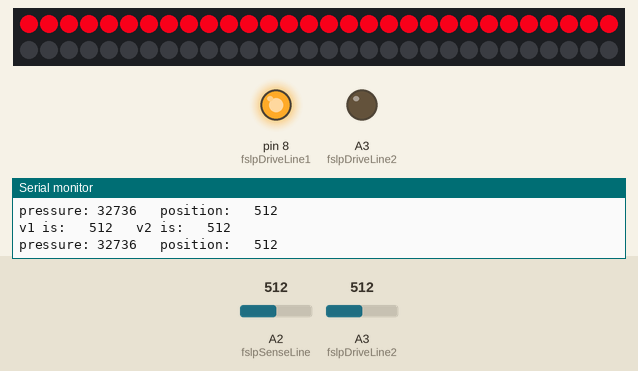
Bench run of a sketch on a simulated Arduino Uno, built with avr-gcc and run on an emulated ATmega328P. Shown: 60 RGB LEDs in strip order, left to right, continuing on the next row, output pins drawn as LEDs (lit = HIGH), the last lines printed to the serial monitor. The test bench sets the inputs (shaded band); at power-on: A2 (fslpSenseLine) = 512, A3 (fslpDriveLine2) = 512. Dim RGB values are drawn brighter than linear.

Above: at 1.4 s.
1.5 s: A2 (fslpSenseLine) set to 716
At 2.5 s:
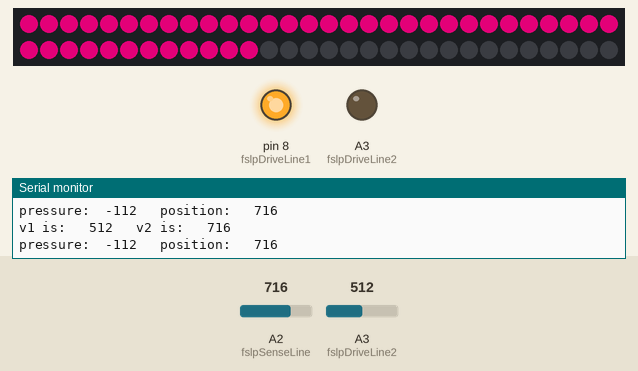
3.3 s: A3 (fslpDriveLine2) set to 900
At 4.4 s:
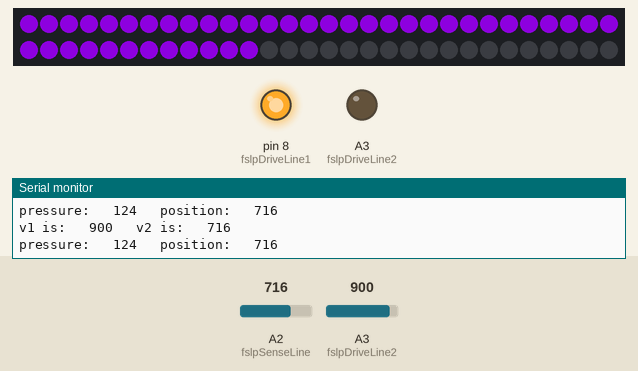
4.9 s: A3 (fslpDriveLine2) set to 1023
6.6 s: A2 (fslpSenseLine) set to 1023
At 7.1 s:
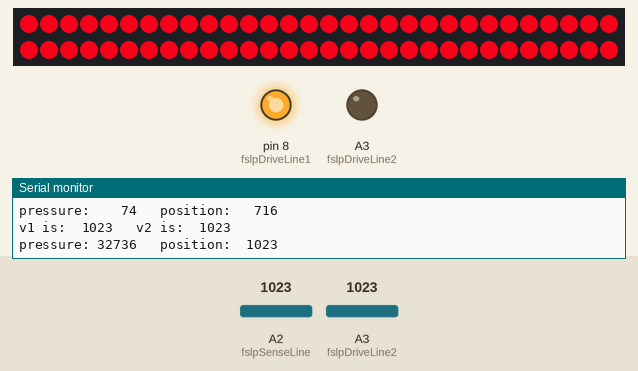
8.2 s: A2 (fslpSenseLine) set to 0
At 9.1 s:
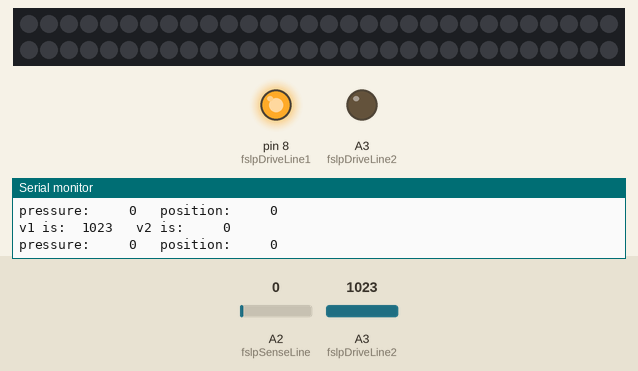
9.8 s: A2 (fslpSenseLine) set to 122
Timing chart, 0 to 12.4 s (numbered marks = the images above; inputs shaded):
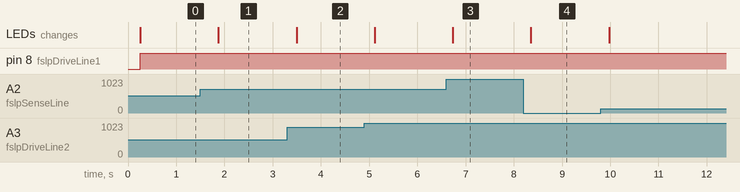

Measured:
- after the input at 1.5 s, the LEDs: change after 0.38 s (image 1)
- after the input at 3.3 s, the LEDs: change after 0.19 s (image 2)
- after the input at 6.6 s, the LEDs: change after 0.13 s (image 3)
- after the input at 8.2 s, the LEDs: change after 0.15 s (image 4)

The sketch:

fslp_LED_test.ino
```cpp
/* FslpLedStripDemo: Example Arduino sketch that shows
 * how to use an Interlink force-sensing linear potentiometer
 * (FSLP) to control an Addressable RGB LED strip from Pololu.
 *
 * This code requires the PololuLedStrip library, which is
 * available from:
 *
 *   https://github.com/pololu/pololu-led-strip-arduino
 *
 * To use this code, you will need to plug an Addressable RGB LED
 * strip from Pololu into pin 12.
 *
 * You will need an additional resistor and four connections from
 * the FSLP to the Arduino.  The FSLP's integration guide from
 * Interlink can be used to make the correct connections as
 * follows:
 *
 * - Sense line (SL) to pin A2
 * - Drive line 1 (D1) to pin 8
 * - Drive line 1 (D2) to pin A3
 * - the connection made at the bottom of resistor R0 to pin 9
 *
 * After uploading the sketch, the Arduino will control the LED
 * strip using position and pressure readings from the FSLP.  The
 * position reading will determine the number of LEDs that light
 * up, while the pressure reading will determine the color of the
 * LEDs.
 *
 * This sketch also reports the force and pressure readings over
 * serial so you can read them on your computer using a terminal
 * program such as the Serial Monitor in the Arduino IDE.
 *
 * Without connecting an LED strip, this sketch can still be used
 * to take readings from the FSLP and see them on your computer.
 */

#include <PololuLedStrip.h>
PololuLedStrip<12> ledStrip;
#define LED_COUNT 60
rgb_color colors[LED_COUNT];

// To measure position, the sense line must be connected to a
// pin capable of reading analog voltages.  For pressure,
// the sense line and drive line 2 must be connected to pins
// capable of reading analog voltages.  See the FSLP guide for
// more information.
const int fslpSenseLine = A2;
const int fslpDriveLine1 = 8;
const int fslpDriveLine2 = A3;
const int fslpBotR0 = 9;

void setup()
{
  Serial.begin(9600);
  delay(250);
}

void loop()
{
  int pressure, position;

  pressure = fslpGetPressure();

  if (pressure == 0)
  {
    // There is no detectable pressure, so measuring
    // the position does not make sense.
    position = 0;
  }
  else
  {
    position = fslpGetPosition();  // Raw reading, from 0 to 1023.
  }

  char report[80];
  sprintf(report, "pressure: %5d   position: %5d\n",
    pressure, position);
  Serial.println(report);

  // Scale the position reading to be from 0 to the
  // number of LEDs.
  int adjustedPosition = (int32_t)position * LED_COUNT / 1000;

  // Scale the pressure reading to be from 0 to 255.
  int adjustedPressure = pressure * 8 / 10;
  if (adjustedPressure > 255)
  {
    adjustedPressure = 255;
  }

  for(int i = 0; i < LED_COUNT; i++)
  {
    if (i < adjustedPosition)
    {
      // Light up the LEDs with indices lower than the adjustedLocation.
      // Set the color of the LEDs based on the adjustedPressure
      colors[i] = (rgb_color){ adjustedPressure, 0, 255 - adjustedPressure };
    }
    else
    {
      // Turn off the other LEDs.
      colors[i] = (rgb_color){ 0, 0, 0 };
    }
  }

  // Update the LED strip with values from the above for loop.
  ledStrip.write(colors, LED_COUNT);

  delay(400);
}

// This function follows the steps described in the FSLP
// integration guide to measure the position of a force on the
// sensor.  The return value of this function is proportional to
// the physical distance from drive line 2, and it is between
// 0 and 1023.  This function does not give meaningful results
// if fslpGetPressure is returning 0.
int fslpGetPosition()
{
  // Step 1 - Clear the charge on the sensor.
  pinMode(fslpSenseLine, OUTPUT);
  digitalWrite(fslpSenseLine, LOW);

  pinMode(fslpDriveLine1, OUTPUT);
  digitalWrite(fslpDriveLine1, LOW);

  pinMode(fslpDriveLine2, OUTPUT);
  digitalWrite(fslpDriveLine2, LOW);

  pinMode(fslpBotR0, OUTPUT);
  digitalWrite(fslpBotR0, LOW);

  // Step 2 - Set up appropriate drive line voltages.
  digitalWrite(fslpDriveLine1, HIGH);
  pinMode(fslpBotR0, INPUT);
  pinMode(fslpSenseLine, INPUT);

  // Step 3 - Wait for the voltage to stabilize.
  delayMicroseconds(10);

  // Step 4 - Take the measurement.
  analogReset();
  return analogRead(fslpSenseLine);
}

// This function follows the steps described in the FSLP
// integration guide to measure the pressure on the sensor.
// The value returned is usually between 0 (no pressure)
// and 500 (very high pressure), but could be as high as
// 32736.
int fslpGetPressure()
{
  // Step 1 - Set up the appropriate drive line voltages.
  pinMode(fslpDriveLine1, OUTPUT);
  digitalWrite(fslpDriveLine1, HIGH);

  pinMode(fslpBotR0, OUTPUT);
  digitalWrite(fslpBotR0, LOW);

  pinMode(fslpSenseLine, INPUT);

  pinMode(fslpDriveLine2, INPUT);

  // Step 2 - Wait for the voltage to stabilize.
  delayMicroseconds(10);

  // Step 3 - Take two measurements.
  analogReset();
  int v1 = analogRead(fslpDriveLine2);
  analogReset();
  int v2 = analogRead(fslpSenseLine);

  char report[80];
  sprintf(report, "v1 is: %5d   v2 is: %5d\n", v1, v2);
  Serial.print(report);
  Serial.println("\n");

  // Step 4 - Calculate the pressure.
  // Detailed information about this formula can be found in the
  // FSLP Integration Guide.
  if (v1 == v2)
  {
    // Avoid dividing by zero, and return maximum reading.
    return 32 * 1023;
  }
  return 32 * v2 / (v1 - v2);
}

// Performs an ADC reading on the internal GND channel in order
// to clear any voltage that might be leftover on the ADC.
// Only works on AVR boards and silently fails on others.
void analogReset()
{
#if defined(ADMUX)
#if defined(ADCSRB) && defined(MUX5)
    // Code for the ATmega2560 and ATmega32U4
    ADCSRB |= (1 << MUX5);
#endif
    ADMUX = 0x1F;

    // Start the conversion and wait for it to finish.
    ADCSRA |= (1 << ADSC);
    loop_until_bit_is_clear(ADCSRA, ADSC);
#endif
}
```
